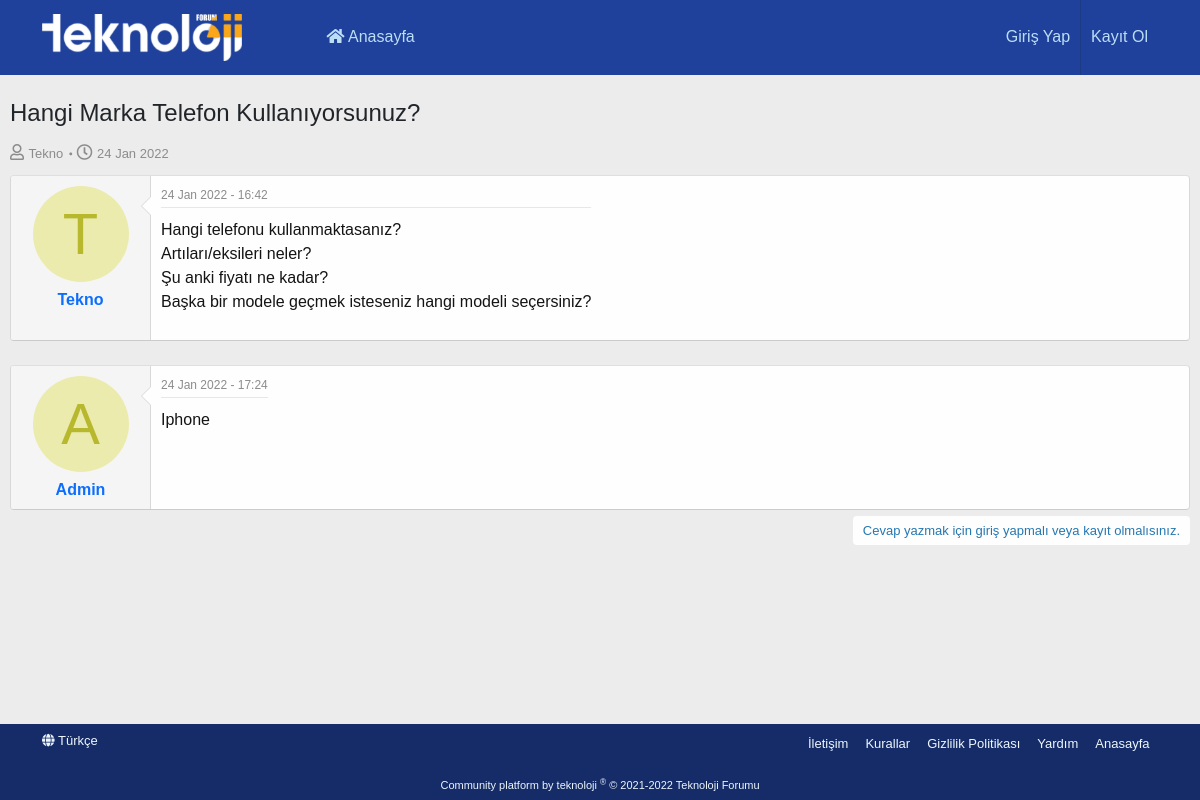
Page /konular/hangi-marka-telefon-kullaniyorsunuz on the committed database.
### tables this page shows
CREATE TABLE `topics` (
  `topic_id` int(11) NOT NULL,
  `topic_name` varchar(255) NOT NULL,
  `topic_url` varchar(255) NOT NULL,
  `board_id` int(11) NOT NULL,
  `topic_created_date` timestamp NOT NULL DEFAULT current_timestamp(),
  `user_id` int(11) NOT NULL
);

CREATE TABLE `users` (
  `user_id` int(11) NOT NULL,
  `user_name` varchar(255) NOT NULL,
  `user_email` varchar(255) NOT NULL,
  `user_password` varchar(255) NOT NULL,
  `user_register_date` timestamp NOT NULL DEFAULT current_timestamp()
);

CREATE TABLE `messages` (
  `message_id` int(11) NOT NULL,
  `message_content` text NOT NULL,
  `topic_id` int(11) NOT NULL,
  `message_created_date` timestamp NOT NULL DEFAULT current_timestamp(),
  `user_id` int(11) NOT NULL
);

### application/controllers/Topic.php (called while the page is built, shortened)
<?php
class Topic extends CI_Controller {
    public function __construct() {
		$this->load->model('topicmodel');
		$this->load->model('messagemodel');
		$this->load->model('usermodel');
		$this->load->library('form_validation');
	}
	public function index($get_topic) {
		$topic = $this->topicmodel->getTopics(array('topic_url' => $get_topic));
		if (!empty($topic)) {
			$topic_id = $topic[0]->topic_id;
			$messages = $this->messagemodel->getMessages(array('topic_id' => $topic_id));
			$this->load->view('topic', array(
				'topic_id' => $topic_id,
				'topic_name' => $topic[0]->topic_name,
				'topic_url' => $topic[0]->topic_url,
				'user_name' => $topic[0]->user_name,
				'topic_created_date' => $topic[0]->topic_created_date,
				'board_id' => $topic[0]->board_id,
				'messages' => $messages
			));
		} else {
			show_404();
		}
	}
}

### index.php (called while the page is built, shortened)
<?php
require_once BASEPATH.'core/CodeIgniter.php';

### application/models/TopicModel.php (called while the page is built, shortened)
<?php
class TopicModel extends CI_Model {
    public function getTopics($where) {
        $topics = $this->db->join('users', 'topics.user_id = users.user_id')->get_where('topics', $where);
        return $topics->result();
    }
}

### application/models/MessageModel.php (called while the page is built, shortened)
<?php
class MessageModel extends CI_Model {
    public function getMessages($where) {
        $messages = $this->db->join('users', 'messages.user_id = users.user_id')->get_where('messages', $where);
        return $messages->result();
    }
}

### application/views/topic.php (the view, shortened to what this page needs)
<!DOCTYPE html>
<html lang="tr">
<head>
</head>
<body>
    <section>
        <div class="p-body">
            <div class="container p-body-inner">
                <div class="p-body-header">
                    <div class="p-title">
                        <h3 class="p-title-value"><?=$topic_name;?></h3>
                    </div>
                    <div class="p-description">
                        <ul class="listInline listInline--bullet">
                            <li>
                                <i class="fa--xf far fa-user"></i>
                                <a href="" class="username  u-concealed" dir="auto"><?=$user_name;?></a>
                            </li>
                            <li>
                                <i class="fas fa-circle" style="font-size: 3px;position: relative;bottom: 3px;left: 3px;margin-right: 3px;color: #8c8c8c;"></i>
                                <i class="fa--xf far fa-clock"></i>
                                <a href="" class="u-concealed"><time class="u-dt" dir="auto"><?=strftime('%d %b %Y', strtotime($topic_created_date));?></time></a>
                            </li>
                        </ul>
                    </div>
                </div>
                <div class="p-body-main">
                    <div class="p-body-contentCol"></div>
                    <div class="p-body-content">
                        <div class="p-body-pageContent">
                            <div class="block block--messages">
                                <div class="block-container lbContainer">
                                    <div class="block-body">
                                        <?php foreach ($messages as $key => $value) : ?>
                                            <article class="message message--post">
                                                <div class="message-inner">
                                                    <div class="message-cell message-cell--user">
                                                        <div itemscope itemtype="https://schema.org/Person" class="message-user">
                                                            <div class="message-avatar">
                                                                <div class="message-avatar-wrapper">
                                                                    <a href="" class="avatar avatar--m avatar--default avatar--default--dynamic" style="background-color: #ebebad; color: #b8b82e"><span><?=strtoupper($value->user_name[0]);?></span></a>
                                                                </div>
                                                            </div>
                                                            <div class="message-userDetails">
                                                                <h4 class="message-name">
                                                                    <a href="" class="username" dir="auto" itemprop="name"><?=$value->user_name;?></a>
                                                                </h4>
                                                            </div>
                                                            <span class="message-userArrow"></span>
                                                        </div>
                                                    </div>
                                                    <div class="message-cell message-cell-main">
                                                        <div class="message-main">
                                                            <div class="message-attribution message-attribution--split">
                                                                <ul class="message-attribution-main listInline">
                                                                    <li class="u-concealed">
                                                                        <a href="#topic=<?=$value->topic_id;?>.msg=<?=$value->message_id;?>"><time class="u-dt" dir="auto"><?=strftime('%d %b %Y - %H:%M', strtotime($value->message_created_date));?></time></a>
                                                                    </li>
                                                                </ul>
                                                            </div>
                                                            <div class="message-content">
                                                                <div class="message-userContent lbContainer">
                                                                    <article class="message-body">
                                                                        <div class="bbWrapper">
                                                                            <?=$value->message_content;?>
                                                                        </div>
                                                                    </article>
                                                                </div>
                                                            </div>
                                                        </div>
                                                    </div>
                                                </div>
                                            </article>
                                            <br>
                                        <?php endforeach;?>
                                    </div>
                                </div>
                                <div class="block-outer block-outer--after" style="margin-top: -24px;">
                                    <div class="block-outer-opposite">
                                        <?php if(!$this->session->has_userdata('login')) : ?>
                                            <a href="" class="button--link button--wrap button login-for-post-thread" data-bs-toggle="modal" data-bs-target="#giris_yapModal"><span class="button-text">Cevap yazmak için giriş yapmalı veya kayıt olmalısınız.</span></a>
                                        <?php endif;?>
                                    </div>
                                </div>
                            </div>
                        </div>
                    </div>
                </div>
            </div>
        </div>
    </section>
    <br>
</body>
</html>

### rows in the picture
topics: topic_name "Hangi Marka Telefon Kullanıyorsunuz?", user.user_name "Tekno", topic_created_date "24 Jan 2022"
messages: user.user_name "T", user.user_name "Tekno", message_created_date "24 Jan 2022 - 16:42", message_content "Hangi telefonu kullanmaktasanız? Artıları/eksileri neler? Şu anki fiyatı ne kadar? Başka bir modele geçmek isteseniz hangi modeli seçersiniz?", message_content (picture)
messages: user.user_name "A", user.user_name "Admin", message_created_date "24 Jan 2022 - 17:24", message_content "Iphone"
